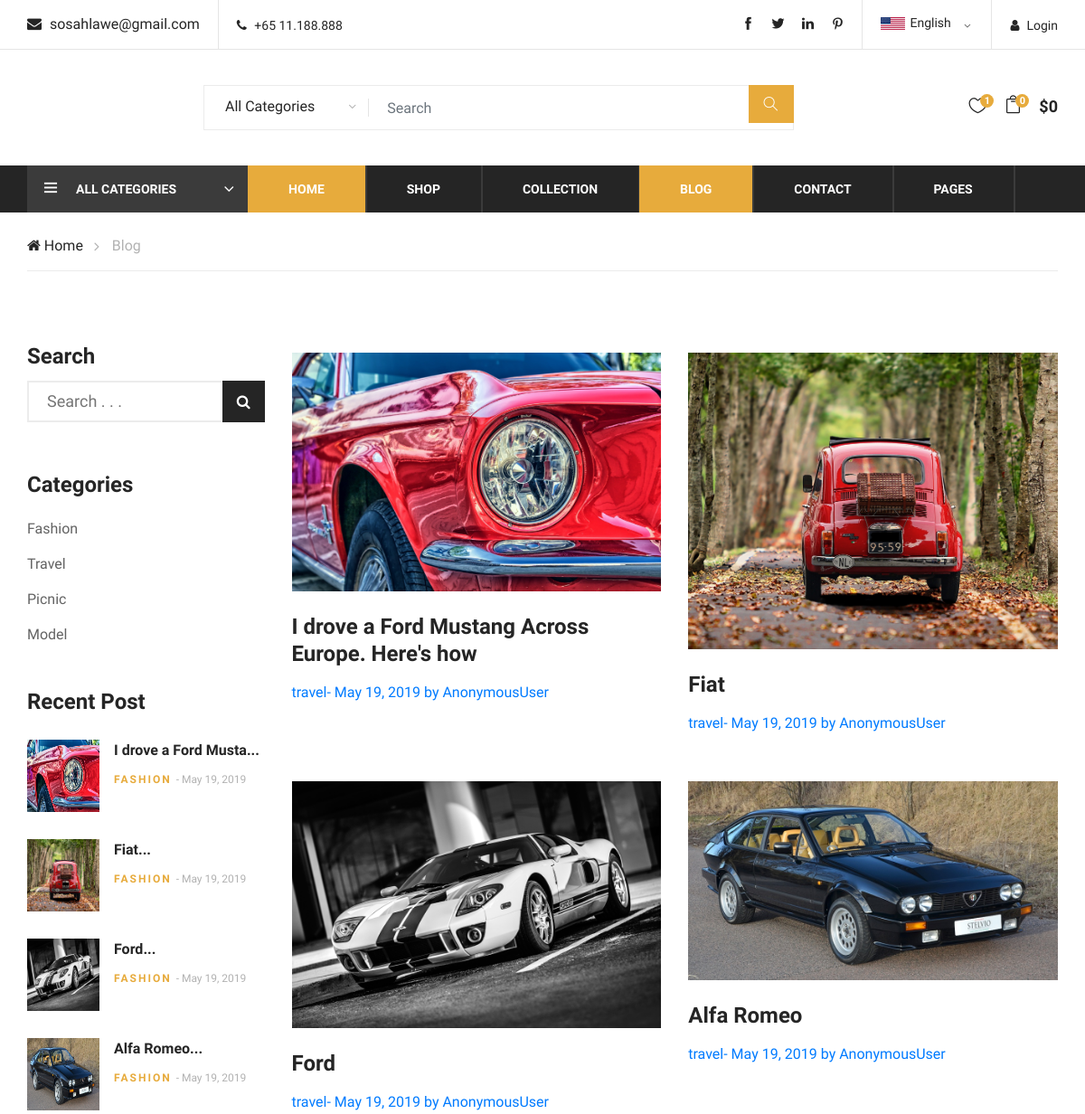
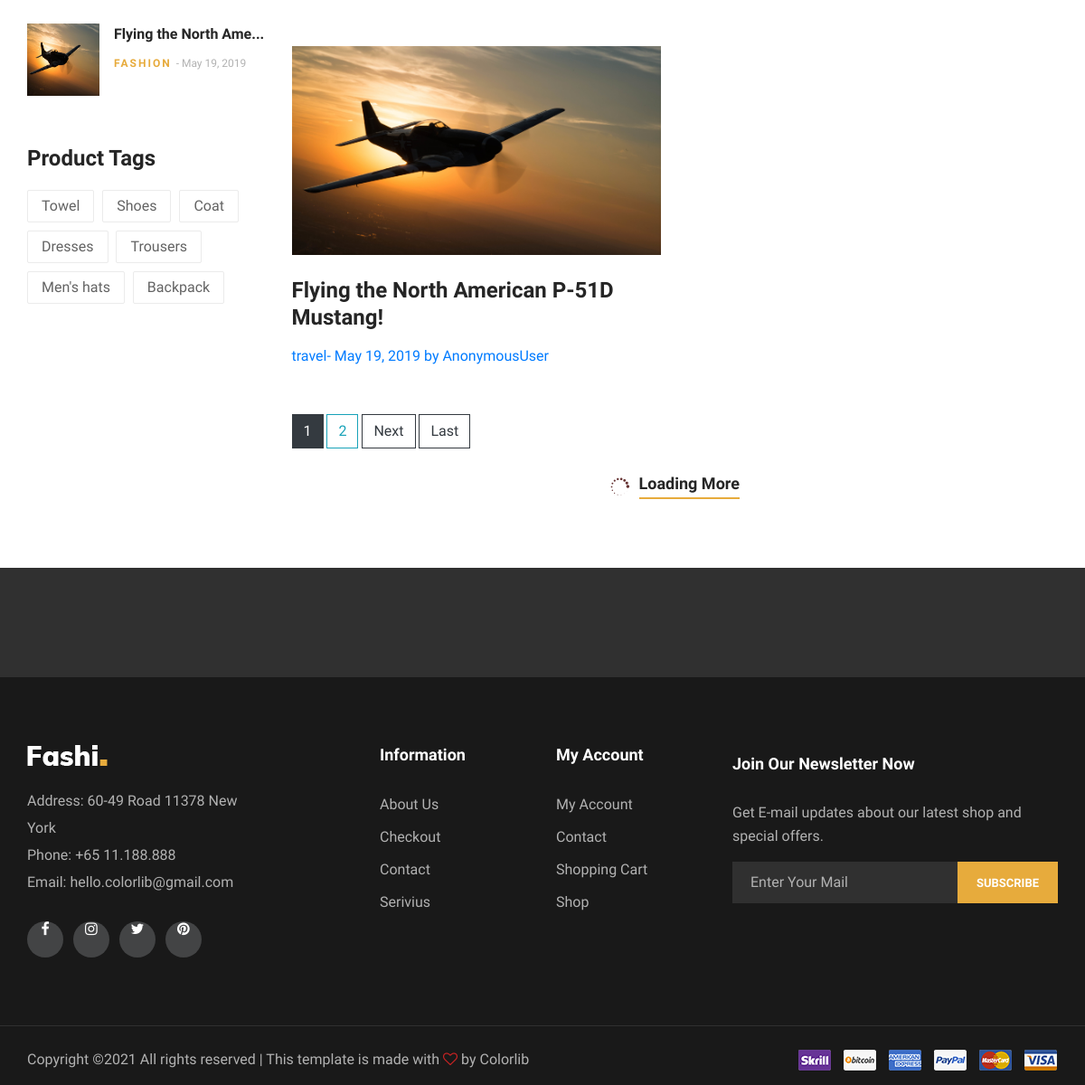
Screenshot of /blog/ with the database file from the repository (2 pictures, top to bottom).
### store/models.py (models this page shows, shortened)
class Article(models.Model):
    title = models.CharField(max_length=200)
    slug = models.SlugField()
    body = HTMLField(blank=True, null=True)
    page_views = models.IntegerField(default=0)
    date = models.DateTimeField(auto_now_add=True)
    thumb = models.ImageField(null=True, blank = True,upload_to = 'images/')
    author = models.ForeignKey(User,on_delete= models.CASCADE,related_name='blog_posts',default='')
    def short_title(self):
        return self.title[:20] +'...'

### store/views.py (the view)
# urls.py: path('blog/', views.article_list, name="list"),
def article_list(request):
    data = cartData(request)
    cartItems = data['cartItems']
    order = data['order']
    items = data['items']
    articles = Article.objects.all().order_by('date')#[0:20]
    about = Admin.objects.all()
    recent = Article.objects.all().order_by('date')[0:5]
    categories = Category.objects.all()
    paginator = Paginator(articles,5)
    page_number = request.GET.get('page')
    page_obj = paginator.get_page(page_number)
    return render(request, 'store/blog.html', {'articles': articles,'data': data, 'cartItems':cartItems,'order':order, 'items':items,'about':about, 'recent':recent, 'page_obj':page_obj, 'categories':categories})

### store/utils.py (called while the page is built, shortened)
def cookieCart(request):
    try:
        cart = json.loads(request.COOKIES['cart'])
    except:
        cart = {}
    print('Cart:', cart)
    items = []
    order = {'get_cart_total': 0, 'get_cart_items': 0, 'shipping': False}
    cartItems = order['get_cart_items']
    return {'cartItems':cartItems,'order':order,'items':items}

def cartData(request):
    if request.user.is_authenticated:
        customer = request.user.customer
        order, created = Order.objects.get_or_create(customer=customer, complete=False)
        items = order.orderitem_set.all()
        cartItems = order.get_cart_items
    else:
        cookieData = cookieCart(request)
        cartItems = cookieData['cartItems']
        order = cookieData['order']
        items = cookieData['items']
    return {'cartItems':cartItems,'order':order,'items':items}

### store/templates/store/blog.html (shortened to what this page needs)
{% extends 'store/blog_base.html' %}
{% load static %}
{% block content %}
{% block header %}{% include 'store/header.html' %}{% endblock header %}
    <div class="breacrumb-section">
        <div class="container">
            <div class="row">
                <div class="col-lg-12">
                    <div class="breadcrumb-text">
                        <a href="#"><i class="fa fa-home"></i> Home</a>
                        <span>Blog</span>
                    </div>
                </div>
            </div>
        </div>
    </div>
    <section class="blog-section spad">
        <div class="container">
            <div class="row">
                <div class="col-lg-3 col-md-6 col-sm-8 order-2 order-lg-1">
                    <div class="blog-sidebar">
                        <div class="search-form">
                            <h4>Search</h4>
                            <form action="#">
                                <input type="text" placeholder="Search . . .  ">
                                <button type="submit"><i class="fa fa-search"></i></button>
                            </form>
                        </div>
                        <div class="blog-catagory">
                            <h4>Categories</h4>
                            <ul>
                                <li><a href="#">Fashion</a></li>
                                <li><a href="#">Travel</a></li>
                                <li><a href="#">Picnic</a></li>
                                <li><a href="#">Model</a></li>
                            </ul>
                        </div>
                        <div class="recent-post">
                            <h4>Recent Post</h4>
                            <div class="recent-blog">
                            {% for article in recent %}
                                <a href="#" class="rb-item">
                                    <div class="rb-pic">
                                        <img src="{{article.thumb.url}}" alt="">
                                    </div>
                                    <div class="rb-text">
                                        <h6>{{article.short_title}}</h6>
                                        <p>Fashion <span>- May 19, 2019</span></p>
                                    </div>
                                </a>
                            {% endfor %}
                            </div>
                        </div>
                        <div class="blog-tags">
                            <h4>Product Tags</h4>
                            <div class="tag-item">
                                <a href="#">Towel</a>
                                <a href="#">Shoes</a>
                                <a href="#">Coat</a>
                                <a href="#">Dresses</a>
                                <a href="#">Trousers</a>
                                <a href="#">Men's hats</a>
                                <a href="#">Backpack</a>
                            </div>
                        </div>
                    </div>
                </div>
                <div class="col-lg-9 order-1 order-lg-2">
                    <div class="row">
                    {% for article in page_obj %}
                        <div class="col-lg-6 col-sm-6">
                            <div class="blog-item">
                                <div class="bi-pic">
                                    <a href="{% url 'article_details' slug=article.slug%}">
                                    <img src="{{article.thumb.url}}" alt="">
                                                                    </a>
                                </div>
                                <div class="bi-text">
                                    <a href="{% url 'article_details' slug=article.slug%}">
                                        <h4>{{article.title}}</h4>
                                    </a>
                                    <a href="#">travel<span>- May 19, 2019 by {{user}}</span></a>
                                </div>
                            </div>
                        </div>
                    {% endfor %}
                        <div class="col-lg-12">
                          <div class="pagination">
    <span class="step-links">
      {% for num in page_obj.paginator.page_range %}
        {% if page_obj.number == num %}
          <a class="btn btn-dark mb-4" href="?page={{ num }}">{{ num }}</a>
        {% elif num > page_obj.number|add:'-3' and num < page_obj.number|add:'3' %}
          <a class="btn btn-outline-info mb-4" href="?page={{ num }}">{{ num }}</a>
        {% endif %}
      {% endfor %}
      {% if page_obj.has_next %}
        <a class="btn btn-outline-dark mb-4" href="?page={{ page_obj.next_page_number }}">Next</a>
        <a class="btn btn-outline-dark mb-4" href="?page={{ page_obj.paginator.num_pages }}">Last</a>
      {% endif %}
    </span>
</div>
                            <div class="loading-more">
                                <i class="icon_loading"></i>
                                <a href="#">
                                    Loading More
                                </a>
                            </div>
                        </div>
                    </div>
                </div>
            </div>
        </div>
    </section>
    <div class="partner-logo">
        <div class="container">
            <div class="logo-carousel owl-carousel">
            </div>
        </div>
    </div>
    <footer class="footer-section">
        <div class="container">
            <div class="row">
                <div class="col-lg-3">
                    <div class="footer-left">
                        <div class="footer-logo">
                            <a href="#"><img src="img/footer-logo.png" alt=""></a>
                        </div>
                        <ul>
                            <li>Address: 60-49 Road 11378 New York</li>
                            <li>Phone: +65 11.188.888</li>
                            <li>Email: hello.colorlib@gmail.com</li>
                        </ul>
                        <div class="footer-social">
                            <a href="#"><i class="fa fa-facebook"></i></a>
                            <a href="#"><i class="fa fa-instagram"></i></a>
                            <a href="#"><i class="fa fa-twitter"></i></a>
                            <a href="#"><i class="fa fa-pinterest"></i></a>
                        </div>
                    </div>
                </div>
                <div class="col-lg-2 offset-lg-1">
                    <div class="footer-widget">
                        <h5>Information</h5>
                        <ul>
                            <li><a href="#">About Us</a></li>
                            <li><a href="#">Checkout</a></li>
                            <li><a href="#">Contact</a></li>
                            <li><a href="#">Serivius</a></li>
                        </ul>
                    </div>
                </div>
                <div class="col-lg-2">
                    <div class="footer-widget">
                        <h5>My Account</h5>
                        <ul>
                            <li><a href="#">My Account</a></li>
                            <li><a href="#">Contact</a></li>
                            <li><a href="#">Shopping Cart</a></li>
                            <li><a href="#">Shop</a></li>
                        </ul>
                    </div>
                </div>
                <div class="col-lg-4">
                    <div class="newslatter-item">
                        <h5>Join Our Newsletter Now</h5>
                        <p>Get E-mail updates about our latest shop and special offers.</p>
                        <form action="#" class="subscribe-form">
                            <input type="text" placeholder="Enter Your Mail">
                            <button type="button">Subscribe</button>
                        </form>
                    </div>
                </div>
            </div>
        </div>
        <div class="copyright-reserved">
            <div class="container">
                <div class="row">
                    <div class="col-lg-12">
                        <div class="copyright-text">
Copyright &copy;<script>document.write(new Date().getFullYear());</script> All rights reserved | This template is made with <i class="fa fa-heart-o" aria-hidden="true"></i> by <a href="https://colorlib.com" target="_blank">Colorlib</a>
                        </div>
                        <div class="payment-pic">
                            <img src="img/payment-method.png" alt="">
                        </div>
                    </div>
                </div>
            </div>
        </div>
    </footer>
</body>
{% endblock content %}

### static/css/main.css (style rules this page uses)
h1,h2,h3,h4,h5,h6 { color:hsl(0, 0%, 30%); }
.col-lg-4, .col-lg-6, .col-lg-8, .col-lg-12 { margin-top: 10px; }
.btn { border-radius: 0; }
footer ul { padding-left: 0; list-style: none; }

### rows the page displays
Article: thumb (picture), short_title "I drove a Ford Musta...", title "I drove a Ford Mustang Across Europe. Here's how", user "AnonymousUser"
Article: thumb (picture), short_title "Fiat...", title "Fiat", user "AnonymousUser"
Article: thumb (picture), short_title "Ford...", title "Ford", user "AnonymousUser"
Article: thumb (picture), short_title "Alfa Romeo...", title "Alfa Romeo", user "AnonymousUser"
Article: thumb (picture), short_title "Flying the North Ame...", title "Flying the North American P-51D Mustang!", user "AnonymousUser"

### other values shown
{{ order.get_cart_items }} "0"
{{ order.get_cart_total }} "0"
{{ num }} "1"
{{ num }} "2"
